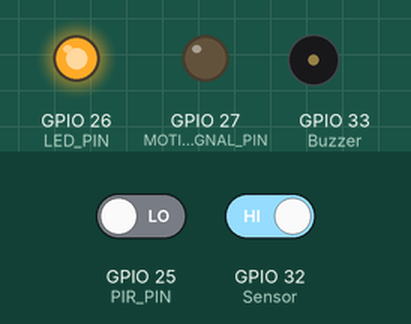
This sketch was run on a simulated ESP32. Shown: output pins drawn as LEDs (lit = HIGH), buzzer (waves = sounding, pin HIGH). The inputs (shaded band) are chosen by the test bench; at power-on: GPIO 25 (PIR_PIN) LOW, GPIO 32 (Sensor) HIGH. WiFi joins after 1.5 s; servers stay silent unless stated; web services answer with replies made up by the test bench; what the sketch prints to the serial monitor is not drawn.

Above: at 2.9 s.
3.0 s: GPIO 25 (PIR_PIN) driven HIGH
At 3.9 s:
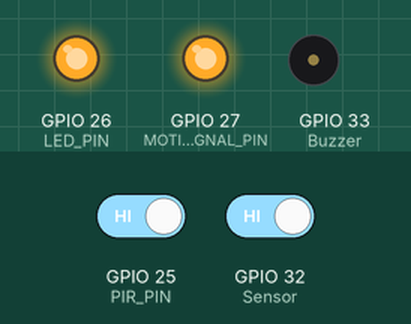
4.5 s: GPIO 32 (Sensor) driven LOW
At 5.1 s:
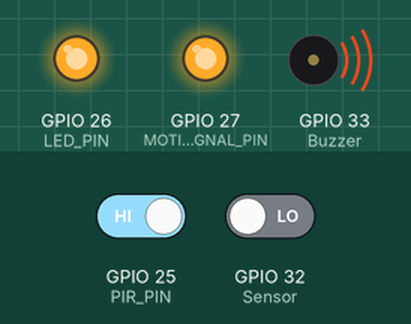
6.0 s: GPIO 25 (PIR_PIN) driven LOW and GPIO 32 (Sensor) driven HIGH
At 10.3 s:
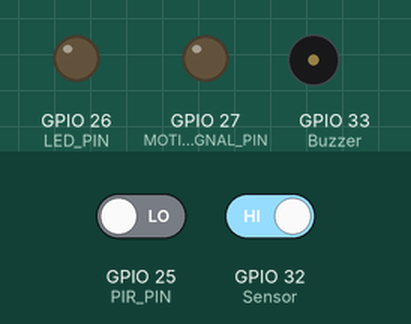
Timing chart, 0 to 11.8 s (numbered marks = the images above; inputs shaded):
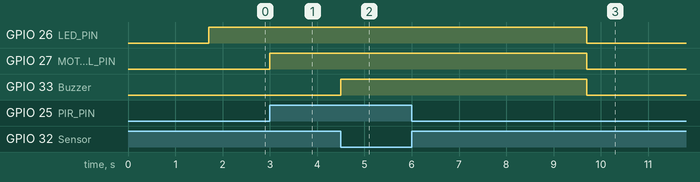

Measured:
- after the input at 3.0 s, GPIO 27 (MOTION_SIGNAL_PIN): LOW → HIGH at once
- after the input at 4.5 s, GPIO 33 (Buzzer): LOW → HIGH at once
- after the input at 6.0 s, GPIO 26 (LED_PIN), GPIO 27 (MOTION_SIGNAL_PIN), GPIO 33 (Buzzer): HIGH → LOW after 3.7 s

The sketch:

esp-code.ino
```cpp
#include <WiFi.h>
#include <HTTPClient.h>

#define Buzzer 33
#define Sensor 32  // fire
#define PIR_PIN 25
#define LED_PIN 26
#define MOTION_SIGNAL_PIN 27

//whatsapp message send "I allow callmebot to send me messages"
const char* ssid = "AradAriyaana";        // Replace with your WiFi name
const char* password = "Arad2@1234"; // Replace with your WiFi password

String phoneNumber = "8801820061505"; // Your WhatsApp number
String apiKey = "9816379";             // Your API key from CallMeBot

void setup() {
  Serial.begin(115200);
  pinMode(Buzzer, OUTPUT);
  pinMode(Sensor, INPUT);
  pinMode(PIR_PIN, INPUT);
  pinMode(LED_PIN, OUTPUT);


  WiFi.begin(ssid, password);
  Serial.print("Connecting to WiFi");
  while (WiFi.status() != WL_CONNECTED) {
    delay(500);
    Serial.print(".");
  }

  Serial.println("\nConnected to WiFi with IP: " + WiFi.localIP().toString());

  sendAlert("Your fire alert system is now active and ready!");
   pinMode(MOTION_SIGNAL_PIN, OUTPUT);
  digitalWrite(MOTION_SIGNAL_PIN, LOW);
}

void loop() {
  bool sensorValue = digitalRead(Sensor);
  if (sensorValue == 0) {
    digitalWrite(Buzzer, HIGH);
    sendAlert("🔥 Warning! Fire Detected!");
    delay(5000); // Delay to prevent message spamming
  } else {
    digitalWrite(Buzzer, LOW);
  }
  static unsigned long lastMotionTime = 0;
bool motionDetected = digitalRead(PIR_PIN);

if (motionDetected) {
  lastMotionTime = millis(); // Save the time motion was detected
}

if (millis() - lastMotionTime < 5000) {
  digitalWrite(LED_PIN, HIGH);
} else {
  digitalWrite(LED_PIN, LOW);
}

if (motionDetected) {
  digitalWrite(MOTION_SIGNAL_PIN, HIGH);
} else {
  digitalWrite(MOTION_SIGNAL_PIN, LOW);
}

}
void sendAlert(String message) {
  if (WiFi.status() == WL_CONNECTED) {
    HTTPClient http;
    String encodedMessage = urlEncode(message);
    String url = "http://api.callmebot.com/whatsapp.php?phone=" + phoneNumber + "&apikey=" + apiKey + "&text=" + encodedMessage;

    http.begin(url);
    http.addHeader("Content-Type", "application/x-www-form-urlencoded");

    int httpResponseCode = http.POST("");
    String response = http.getString();

    if (httpResponseCode == 200) {
      Serial.println("✅ WhatsApp message sent successfully!");
    } else {
      Serial.println("❌ Failed to send WhatsApp message. Code: " + String(httpResponseCode));
      Serial.println("Server response: " + response);
    }

    http.end();
  } else {
    Serial.println("WiFi not connected. Cannot send alert.");
  }
}


// Manual URL encoder function (replaces the need for UrlEncode.h)
String urlEncode(String str) {
  String encodedString = "";
  char c;
  char code0;
  char code1;
  char code2;
  for (int i = 0; i < str.length(); i++) {
    c = str.charAt(i);
    if (isalnum(c)) {
      encodedString += c;
    } else {
      code1 = (c & 0xf) + '0';
      if ((c & 0xf) > 9) {
        code1 = (c & 0xf) - 10 + 'A';
      }
      c = (c >> 4) & 0xf;
      code0 = c + '0';
      if (c > 9) {
        code0 = c - 10 + 'A';
      }
      code2 = '\0';
      encodedString += '%';
      encodedString += code0;
      encodedString += code1;
    }
    yield(); // prevent watchdog timer reset
  }
  return encodedString;
}
```
